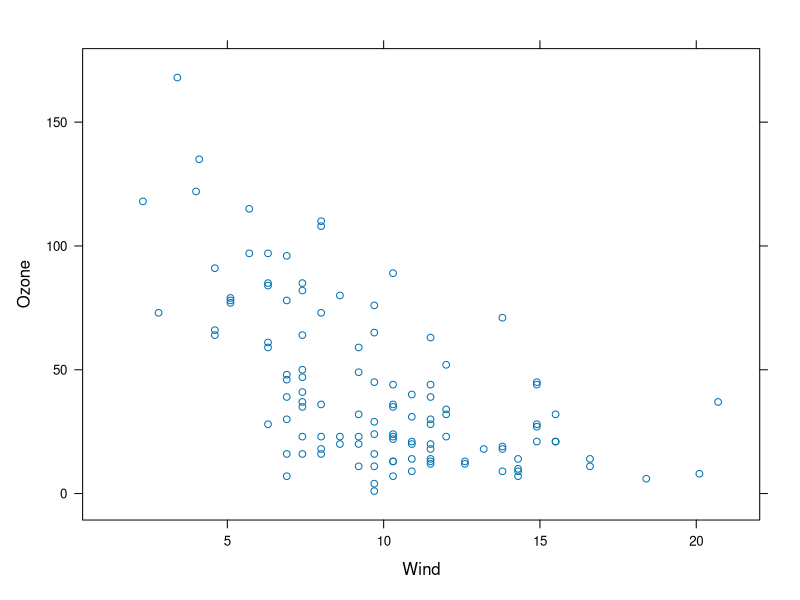
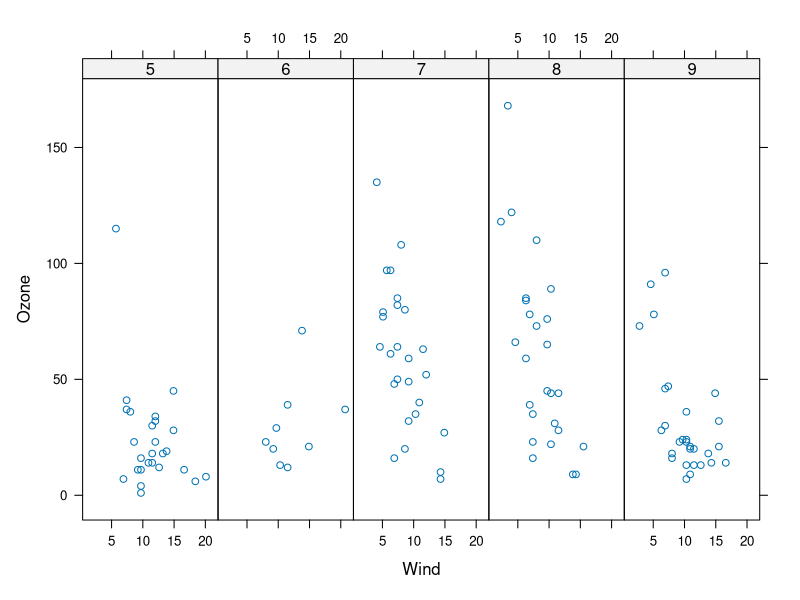
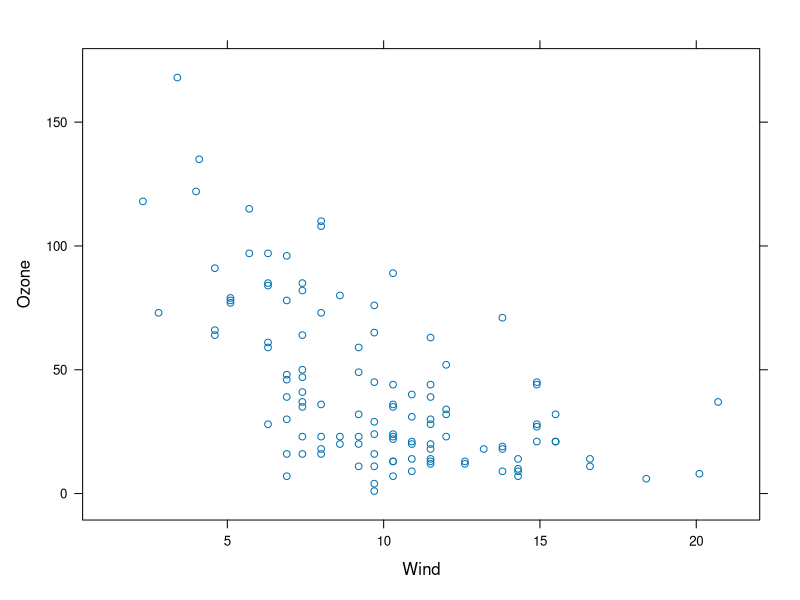
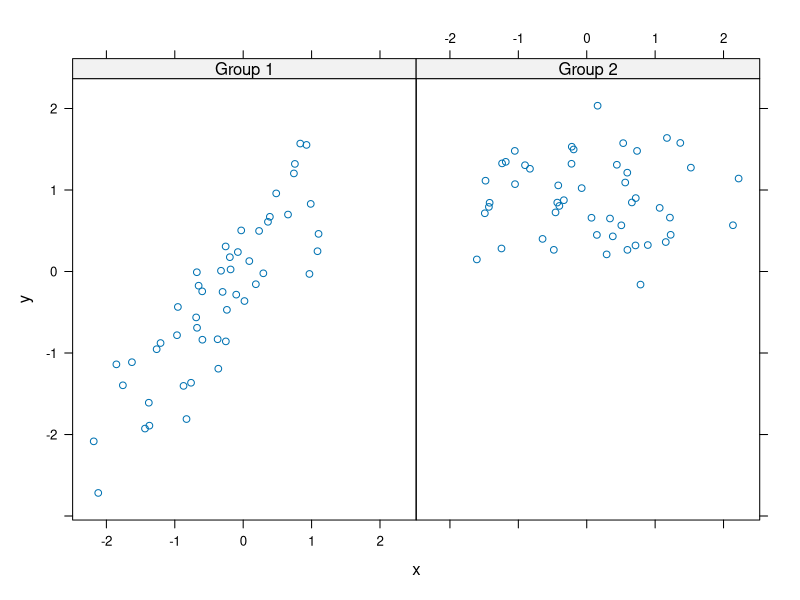
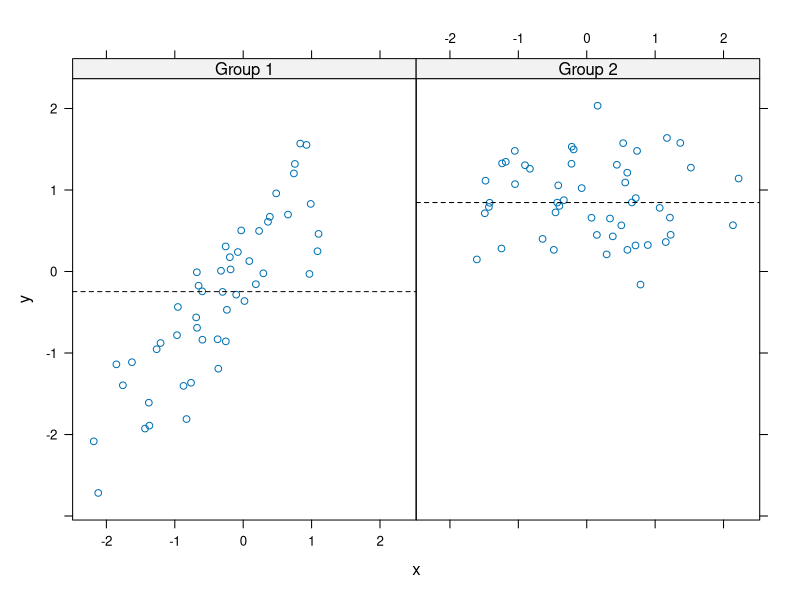
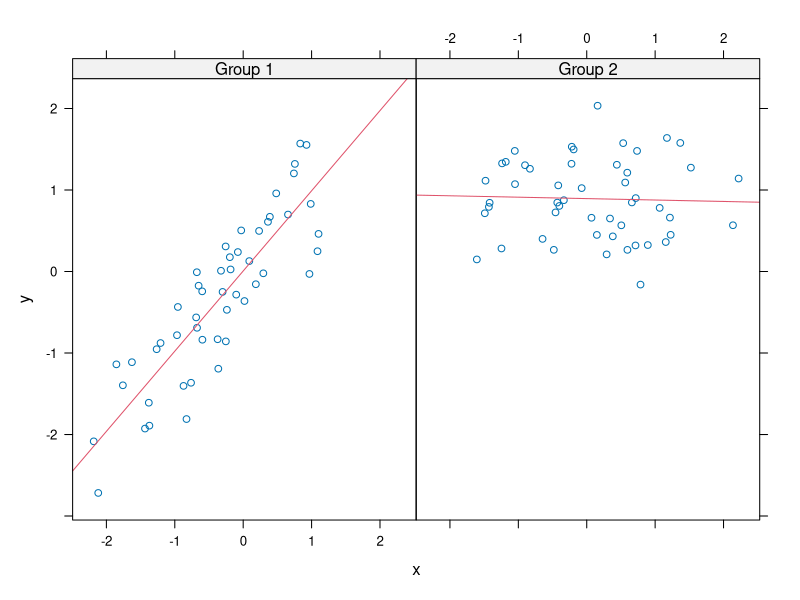

These charts were generated, in order, by the following R code:
library(lattice)
library(datasets)
## Simple scatterplot
xyplot(Ozone ~ Wind, data = airquality)


## Convert 'Month' to a factor variable
airquality <- transform(airquality, Month = factor(Month))
xyplot(Ozone ~ Wind | Month, data = airquality, layout = c(5,1))

## Lattice behavior
p <- xyplot(Ozone ~ Wind, data = airquality)
print(p)

# Lattice Panel Functions
set.seed(10)
x <- rnorm(100)
f <- rep(0:1, each = 50)
y <- x + f - f * x + rnorm(100, sd=0.5)
f <- factor(f, labels = c("Group 1", "Group 2"))
xyplot(y ~ x | f, layout = c(2,1)) ## Plot with 2 panels

## Custom panel function
xyplot(y ~ x | f, panel = function(x, y, ...){
        panel.xyplot(x, y, ...) ## First call the default panel function for 'xyplot'
        panel.abline(h = median(y), lty = 2)
})

## Adding regression line
xyplot(y ~ x | f, panel = function(x, y, ...){
        panel.xyplot(x, y, ...) ## First call the default panel function for 'xyplot'
        panel.lmline(x, y, col = 2) ## overlay a simple linear regression line
})